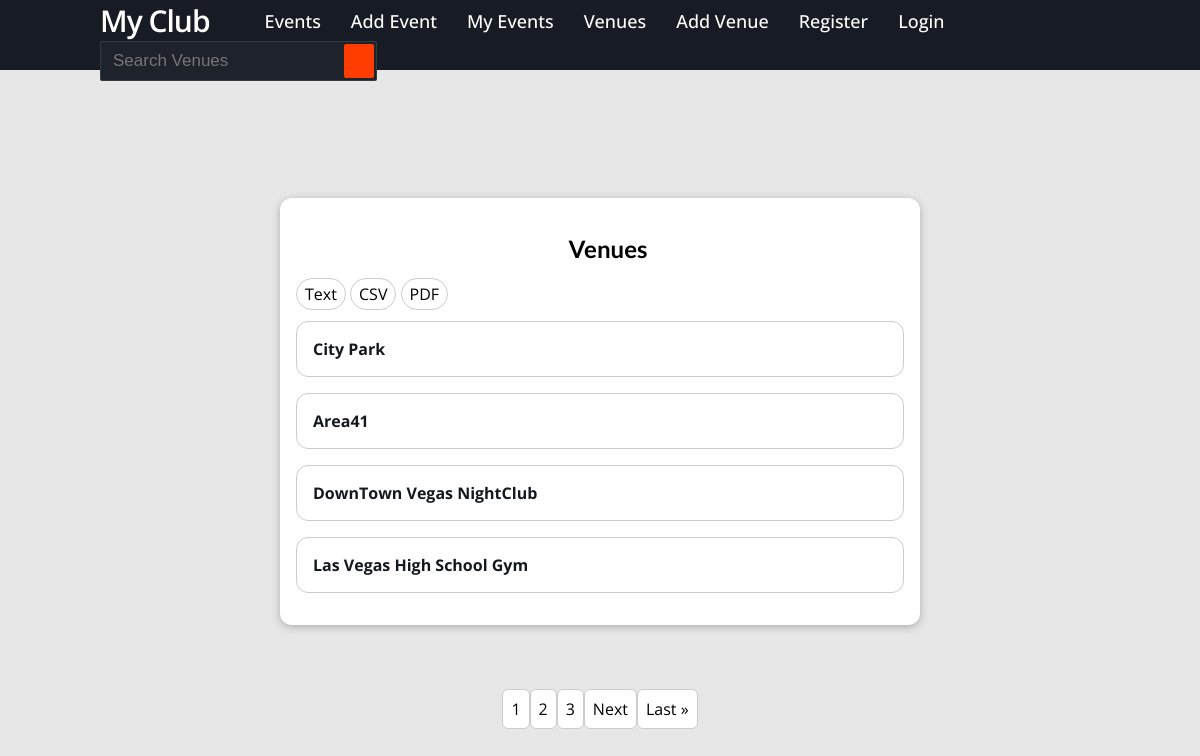
Screenshot of /list-venues with the database file from the repository.
### events/models.py (models this page shows)
class Venue(models.Model):
    name = models.CharField('Venue Name', max_length=120)
    address = models.CharField(max_length=300)
    zip_code = models.CharField('Zip Code', max_length=15)
    phone = models.CharField('Contact Phone', max_length=25, blank=True)
    website = models.URLField('Website Address', blank=True)
    email_address = models.EmailField('Email Address', blank=True)
    owner = models.IntegerField('Venue Owner', blank=False, default=1)
    def __str__(self):
        return self.name

### events/views.py (the view)
# urls.py: path('list-venues', views.list_venues, name='list_venues'),
def list_venues(request):
    venue_list = Venue.objects.all()
    p = Paginator(venue_list, 4)
    page = request.GET.get('page')
    venues = p.get_page(page)
    nums = 'a' * venues.paginator.num_pages
    return render(request, 'events/all_venues.html', {
        'venues': venues,
        'nums': nums
    })

### events/templates/events/all_venues.html (shortened to what this page needs)
{% extends 'base.html' %}
{% load static %}
{% block css_files %}
    <link rel="stylesheet" href="{% static 'events/all-venues.css' %}">
{% endblock %}
{% block content %}
    <section id="venue-list">
        <h1>Venues</h1>
        <div id="download-file">
            <a href="{% url "venue-text" %}" class="text">Text</a>
            <a href="{% url "venue-csv" %}" class="csv">CSV</a>
            <a href="{% url "venue-pdf" %}" class="pdf">PDF</a>
        </div>
        <ul>
            {% for venue in venues %}
            	<li>
                    <a class="venue-title" href="{% url 'detail_venue' venue.id %}">{{ venue }}</a>
                </li>
            {% endfor %}
        </ul>
    </section>
    <section id="pagination">
            {% for venue in nums %}
                <li>
                    <a href="?page={{ forloop.counter }}">{{ forloop.counter }}</a>
                </li>
            {% endfor %}
            {% if venues.has_next %}
                <li>
                    <a href="?page={{ venues.next_page_number }}">Next</a>
                </li>
                <li>
                    <a href="?page={{ venues.paginator.num_pages }}">Last &raquo</a>
                </li>
            {% endif %}
    </section>
{% endblock %}

### static/app.css (style rules this page uses)
body { margin: 0; background-color: #e7e7e7; }
* { box-sizing: border-box; }
html { font-family: 'Open Sans', 'Lato', sans-serif; }
h1, h2, h3 { font-family: 'Lato', sans-serif; font-weight: bold; }

### events/static/events/all-venues.css (style rules this page uses)
#venue-list { margin: 8rem auto 3rem auto; width: 90%; max-width: 40rem; box-shadow: 0 2px 8px rgba(0, 0, 0, 0.25); border-radius: 12px; background-color: white; padding: 1rem; }
#venue-list h1 { padding-left: 1rem; text-align: center; }
#venue-list ul { list-style: none; padding: 0; }
#venue-list li { margin: 1rem 0; border: 1px solid #ccc; border-radius: 12px; display: flex; }
ul a { border-radius: 12px; padding: 1rem; text-decoration: none; font-weight: bold; }
.venue-title { flex-grow: 1; color: #14181f; }
#pagination { margin: 3rem auto; width: 90%; max-width: 40rem; padding: 1rem; display: flex; justify-content: center; }
#pagination li { list-style: none; border: 1px solid #ccc; background-color: white; margin-right: 0; border-radius: 6px; }
#pagination a { padding: 0.5rem; display: block; text-decoration: none; color: black; border-radius: 6px; }
#download-file a { border: 1px solid #ccc; color: black; border-radius: 16px; padding: 0.25rem 0.5rem; text-decoration: none; }

### rows the page displays
Venue: name "City Park"
Venue: name "Area41"
Venue: name "DownTown Vegas NightClub"
Venue: name "Las Vegas High School Gym"
